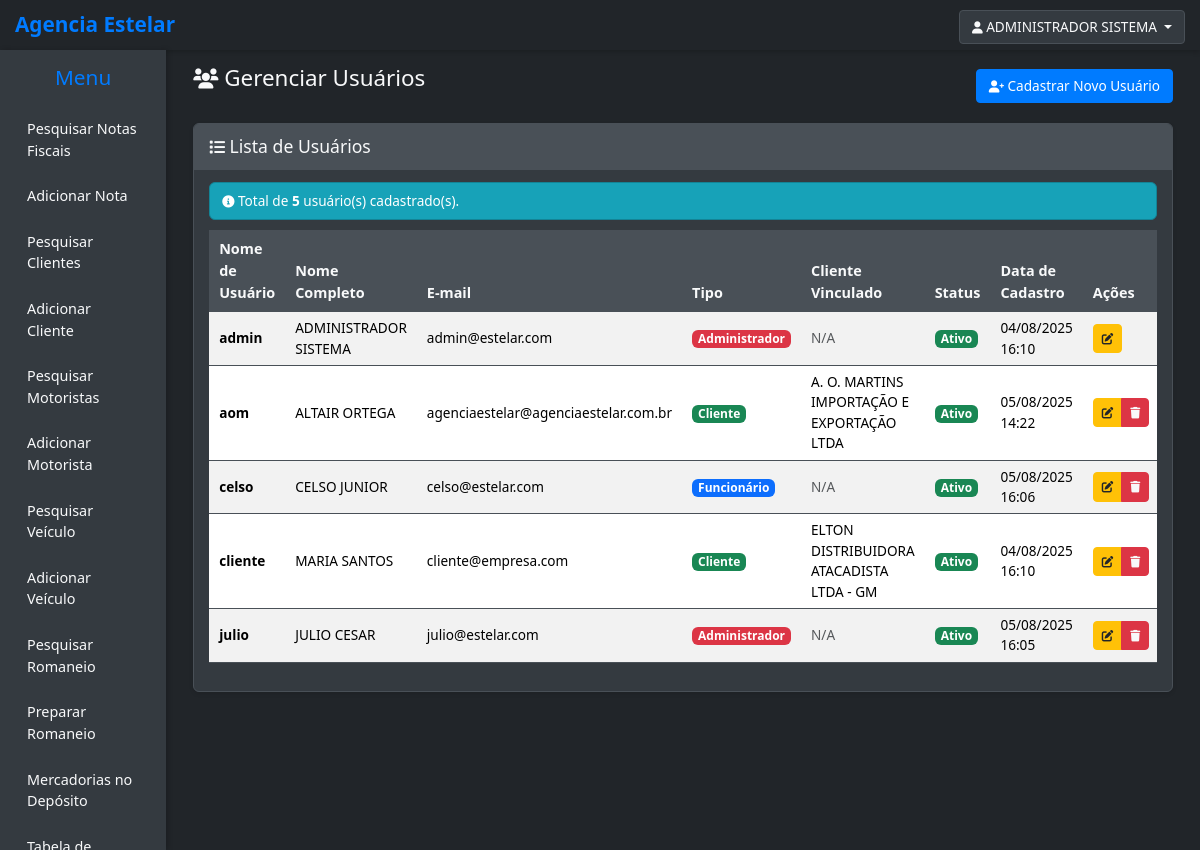
Page /notas/usuarios/ (signed in) on the committed database.
### notas/models.py (models this page shows, shortened)
class UpperCaseMixin:
    def save(self, *args, **kwargs):
        uppercase_fields = [
            'razao_social', 'nome_fantasia', 'inscricao_estadual', 'endereco',
            'complemento', 'bairro', 'cidade',
            'nome', 'codigo_seguranca', 'endereco', 'complemento', 'bairro', 'cidade',
            'numero_consulta',
            'fornecedor', 'mercadoria',
            'marca', 'modelo', 'cidade',
            'proprietario_nome_razao_social', 'proprietario_rg_ie', 'proprietario_endereco',
            'proprietario_bairro', 'proprietario_cidade',
            'first_name', 'last_name',
            'numero_consulta', 'gerenciadora',
        ]
        for field_name in uppercase_fields:
            if hasattr(self, field_name) and getattr(self, field_name):
                current_value = getattr(self, field_name)
                if isinstance(current_value, str):
                    setattr(self, field_name, current_value.upper())
        super().save(*args, **kwargs)

class Usuario(UpperCaseMixin, AbstractUser):
    TIPO_USUARIO_CHOICES = [
        ('admin', 'Administrador'),
        ('funcionario', 'Funcionário'),
        ('cliente', 'Cliente'),
    ]
    tipo_usuario = models.CharField(
        max_length=20,
        choices=TIPO_USUARIO_CHOICES,
        default='funcionario',
        verbose_name="Tipo de Usuário"
    )
    cliente = models.ForeignKey(
        Cliente,
        on_delete=models.CASCADE,
        null=True,
        blank=True,
        verbose_name="Cliente Vinculado"
    )
    telefone = models.CharField(max_length=20, blank=True, verbose_name="Telefone")
    ultimo_acesso = models.DateTimeField(null=True, blank=True, verbose_name="Último Acesso")
    REQUIRED_FIELDS = ['email', 'first_name', 'last_name']
    USERNAME_FIELD = 'username'
    is_authenticated = True
    is_anonymous = False
    objects = UsuarioManager()
    class Meta:
        verbose_name = "Usuário"
        verbose_name_plural = "Usuários"
        ordering = ['username']
    def get_full_name(self):
        return f"{self.first_name} {self.last_name}".strip()
    @property
    def is_admin(self):
        return self.tipo_usuario == 'admin'
    @property
    def is_cliente(self):
        return self.tipo_usuario == 'cliente'
    def can_access_funcionalidades(self):
        return self.is_admin or self.is_funcionario

class Cliente(UpperCaseMixin, models.Model):
    razao_social = models.CharField(max_length=255, unique=True, verbose_name="Razão Social") # Adicionado unique=True
    cnpj = models.CharField(max_length=18, unique=True, blank=True, null=True, verbose_name="CNPJ")
    nome_fantasia = models.CharField(max_length=255, blank=True, null=True, verbose_name="Nome Fantasia")
    inscricao_estadual = models.CharField(max_length=20, blank=True, null=True, verbose_name="Inscrição Estadual")
    endereco = models.CharField(max_length=255, blank=True, null=True, verbose_name="Endereço")
    numero = models.CharField(max_length=10, blank=True, null=True, verbose_name="Número")
    complemento = models.CharField(max_length=255, blank=True, null=True, verbose_name="Complemento")
    bairro = models.CharField(max_length=100, blank=True, null=True, verbose_name="Bairro")
    cidade = models.CharField(max_length=100, blank=True, null=True, verbose_name="Cidade")
    estado = models.CharField(max_length=2, blank=True, null=True, verbose_name="Estado (UF)")
    cep = models.CharField(max_length=9, blank=True, null=True, verbose_name="CEP")
    telefone = models.CharField(max_length=20, blank=True, null=True, verbose_name="Telefone")
    email = models.EmailField(blank=True, null=True, verbose_name="Email")
    STATUS_CHOICES = [
        ('Ativo', 'Ativo'),
        ('Inativo', 'Inativo'),
    ]
    status = models.CharField(max_length=10, choices=STATUS_CHOICES, default='Ativo', verbose_name="Status")
    class Meta:
        verbose_name = "Cliente"
        verbose_name_plural = "Clientes"
        ordering = ['razao_social']

### notas/views.py (the view)
# urls.py: path('usuarios/', views.listar_usuarios, name='listar_usuarios'),
@login_required
@user_passes_test(is_admin)
def listar_usuarios(request):
    usuarios = Usuario.objects.all().order_by('username')
    return render(request, 'notas/auth/listar_usuarios.html', {'usuarios': usuarios})

### notas/templates/notas/auth/listar_usuarios.html (shortened to what this page needs)
{% extends 'base.html' %}
{% load static %}
{% block content %}
<div class="container-fluid">
    <div class="row">
        <div class="col-12">
            <div class="d-flex justify-content-between align-items-center mb-4">
                <h2><i class="fas fa-users"></i> Gerenciar Usuários</h2>
                <a href="{% url 'notas:cadastrar_usuario' %}" class="btn btn-primary">
                    <i class="fas fa-user-plus"></i> Cadastrar Novo Usuário
                </a>
            </div>
            <div class="card">
                <div class="card-header">
                    <h5 class="card-title mb-0">
                        <i class="fas fa-list"></i> Lista de Usuários
                    </h5>
                </div>
                <div class="card-body">
                    {% if usuarios %}
                        <div class="alert alert-info">
                            <i class="fas fa-info-circle"></i>
                            Total de <strong>{{ usuarios.count }}</strong> usuário(s) cadastrado(s).
                        </div>
                        <div class="table-responsive">
                            <table class="table table-striped table-hover">
                                <thead>
                                    <tr>
                                        <th>Nome de Usuário</th>
                                        <th>Nome Completo</th>
                                        <th>E-mail</th>
                                        <th>Tipo</th>
                                        <th>Cliente Vinculado</th>
                                        <th>Status</th>
                                        <th>Data de Cadastro</th>
                                        <th>Ações</th>
                                    </tr>
                                </thead>
                                <tbody>
                                    {% for usuario in usuarios %}
                                        <tr>
                                            <td>
                                                <strong>{{ usuario.username }}</strong>
                                            </td>
                                            <td>{{ usuario.get_full_name }}</td>
                                            <td>{{ usuario.email }}</td>
                                            <td>
                                                <span class="badge
                                                    {% if usuario.tipo_usuario == 'admin' %}bg-danger
                                                    {% elif usuario.tipo_usuario == 'funcionario' %}bg-primary
                                                    {% else %}bg-success{% endif %}">
                                                    {{ usuario.get_tipo_usuario_display }}
                                                </span>
                                            </td>
                                            <td>
                                                {% if usuario.cliente %}
                                                    {{ usuario.cliente.razao_social }}
                                                {% else %}
                                                    <span class="text-muted">N/A</span>
                                                {% endif %}
                                            </td>
                                            <td>
                                                <span class="badge {% if usuario.is_active %}bg-success{% else %}bg-danger{% endif %}">
                                                    {% if usuario.is_active %}Ativo{% else %}Inativo{% endif %}
                                                </span>
                                            </td>
                                            <td>{{ usuario.date_joined|date:"d/m/Y H:i" }}</td>
                                            <td>
                                                <div class="btn-group" role="group">
                                                    <a href="{% url 'notas:editar_usuario' usuario.pk %}"
                                                       class="btn btn-warning btn-sm" title="Editar">
                                                        <i class="fas fa-edit"></i>
                                                    </a>
                                                    {% if usuario != user %}
                                                        <a href="{% url 'notas:excluir_usuario' usuario.pk %}"
                                                           class="btn btn-danger btn-sm" title="Excluir">
                                                            <i class="fas fa-trash"></i>
                                                        </a>
                                                    {% endif %}
                                                </div>
                                            </td>
                                        </tr>
                                    {% endfor %}
                                </tbody>
                            </table>
                        </div>
                    {% else %}
                        <div class="alert alert-warning">
                            <i class="fas fa-exclamation-triangle"></i>
                            Nenhum usuário cadastrado no sistema.
                        </div>
                    {% endif %}
                </div>
            </div>
        </div>
    </div>
</div>
{% endblock %}

### templates/base.html (shortened to what this page needs)
{% load static %}
<!DOCTYPE html>
<html lang="pt-BR">
<head>
    <link href="https://cdn.jsdelivr.net/npm/bootstrap@5.3.3/dist/css/bootstrap.min.css" rel="stylesheet">
    <link rel="stylesheet" href="{% static 'css/style.css' %}">
    <link rel="stylesheet" href="https://cdnjs.cloudflare.com/ajax/libs/font-awesome/6.0.0-beta3/css/all.min.css">
</head>
<body>
    <div class="top-bar">
        <div class="d-flex justify-content-between align-items-center">
            <a href="{% url 'notas:listar_notas_fiscais' %}" class="logo">Agencia Estelar</a>
            <div class="user-info">
                {% if user.is_authenticated %}
                    <div class="dropdown">
                        <button class="btn btn-outline-light dropdown-toggle" type="button" id="userDropdown" data-bs-toggle="dropdown" aria-expanded="false">
                            <i class="fas fa-user"></i> {{ user.get_full_name|default:user.username }}
                        </button>
                    </div>
                {% else %}
                    <a href="{% url 'notas:login' %}" class="btn btn-outline-light">Login</a>
                {% endif %}
            </div>
        </div>
    </div>
    <div class="main-wrapper">
        {% if user.is_authenticated %}
        <div class="sidebar">
            <h3>Menu</h3>
            <nav class="sidebar-nav">
                <ul>
                    {% if user.can_access_funcionalidades %}
                    <li><a href="{% url 'notas:listar_notas_fiscais' %}">Pesquisar Notas Fiscais</a></li>
                    <li><a href="{% url 'notas:adicionar_nota_fiscal' %}">Adicionar Nota</a></li>
                    {% endif %}
                    {% if user.can_access_funcionalidades %}
                    <li><a href="{% url 'notas:listar_clientes' %}">Pesquisar Clientes</a></li>
                    <li><a href="{% url 'notas:adicionar_cliente' %}">Adicionar Cliente</a></li>
                    {% endif %}
                    {% if user.can_access_funcionalidades %}
                    <li><a href="{% url 'notas:listar_motoristas' %}">Pesquisar Motoristas</a></li>
                    <li><a href="{% url 'notas:adicionar_motorista' %}">Adicionar Motorista</a></li>
                    {% endif %}
                    {% if user.can_access_funcionalidades %}
                    <li><a href="{% url 'notas:listar_veiculos' %}">Pesquisar Veículo</a></li>
                    <li><a href="{% url 'notas:adicionar_veiculo' %}">Adicionar Veículo</a></li>
                    {% endif %}
                    {% if user.can_access_funcionalidades %}
                    <li><a href="{% url 'notas:listar_romaneios' %}">Pesquisar Romaneio</a></li>
                    <li><a href="{% url 'notas:adicionar_romaneio' %}">Preparar Romaneio</a></li>
                    {% endif %}
                    {% if user.can_access_funcionalidades %}
                    <li><a href="{% url 'notas:pesquisar_mercadorias_deposito' %}">Mercadorias no Depósito</a></li>
                    {% endif %}
                    {% if user.is_admin %}
                    <li><a href="{% url 'notas:listar_tabela_seguros' %}">Tabela de Seguros</a></li>
                    {% endif %}
                </ul>
            </nav>
        </div>
        {% endif %}
        <div class="main-content">
            {% block content %}{% endblock %}
        </div>
    </div>
</body>
</html>

### rows in the picture
Usuario: get_full_name "ADMINISTRADOR SISTEMA", username "admin", email "admin@estelar.com", tipo_usuario "Administrador", shows "N/A", is_active "Ativo", date_joined "04/08/2025 16:10"
Usuario: username "aom", get_full_name "ALTAIR ORTEGA", email "agenciaestelar@agenciaestelar.com.br", tipo_usuario "Cliente", cliente.razao_social "A. O. MARTINS IMPORTAÇÃO E EXPORTAÇÃO LTDA", is_active "Ativo", date_joined "05/08/2025 14:22"
Usuario: username "celso", get_full_name "CELSO JUNIOR", email "celso@estelar.com", tipo_usuario "Funcionário", shows "N/A", is_active "Ativo", date_joined "05/08/2025 16:06"
Usuario: username "cliente", get_full_name "MARIA SANTOS", email "cliente@empresa.com", tipo_usuario "Cliente", cliente.razao_social "ELTON DISTRIBUIDORA ATACADISTA LTDA - GM", is_active "Ativo", date_joined "04/08/2025 16:10"
Usuario: username "julio", get_full_name "JULIO CESAR", email "julio@estelar.com", tipo_usuario "Administrador", shows "N/A", is_active "Ativo", date_joined "05/08/2025 16:05"

### other values in the picture
{{ usuarios.count }} "5"
